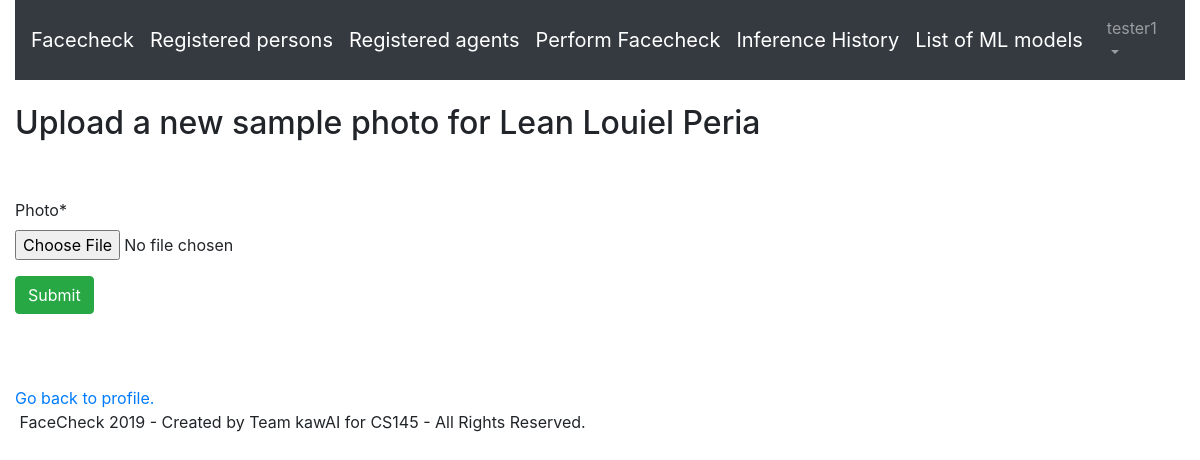
Before: /samplephotos/add/1 (signed in) with the older database file.
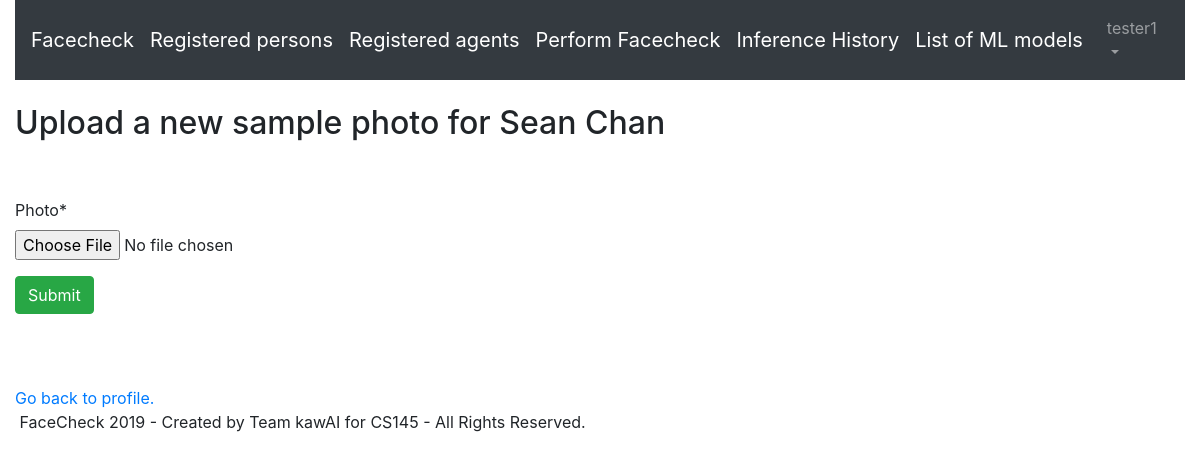
After: the same page with the newer database file.
### faces/models.py (models this page shows, shortened)
class RegisteredPerson(Model):
    first_name = models.CharField('First name', max_length=40)
    last_name = models.CharField('Last name', max_length=25)
    is_enrstudent = models.BooleanField('Is an enrolled UP student', default=True)
    is_faculty = models.BooleanField('Is a faculty member', default=False)
    studentnum = models.CharField('Student/faculty number', max_length=9, null=True, blank=True)
    degreeprog = models.CharField('Degree program', max_length=50, null=True, blank=True)
    numphotos = models.PositiveIntegerField('Number of sample photos', default=0)

### faces/views.py (the view, shortened to what this page needs)
# urls.py: path('samplephotos/add/<int:pk>', views.AddSamplePhoto.as_view(), name='add_samplephoto'),
class AddSamplePhoto(LoginRequiredMixin, CreateView):
    model = SamplePhoto
    fields = ['photo']
    template_name = 'sampphotos_add.html'
    def get_context_data(self, **kwargs):
        context = super().get_context_data(**kwargs)
        context['person'] = RegisteredPerson.objects.get(pk=self.kwargs['pk'])
        return context

### templates/sampphotos_add.html (shortened to what this page needs)
{% extends 'base.html' %}
{% load crispy_forms_tags %}
{% block content %}
<h2> Upload a new sample photo for {{person.first_name}} {{person.last_name}}</h2>
<br><br>
<form enctype="multipart/form-data" method="post">
  {{ form|crispy }}
  <button class="btn btn-success" type="submit">Submit</button>
</form>
<br>
<br><br>
<a href="{% url 'view_person' person.id %}"> Go back to profile. </a>
{% endblock content %}

Changed rows visible on the page:
changed RegisteredPerson: first_name "Lean Louiel" → "Sean"; last_name "Peria" → "Chan"
